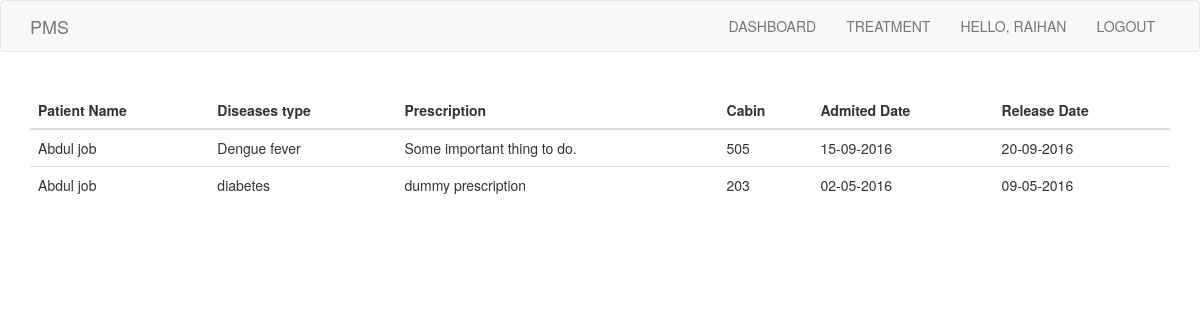
The page /doctor-dashboard.php (signed in) on the database its author committed.
### tables this page shows
CREATE TABLE `doctor` (
  `Doctor_Name` varchar(100) DEFAULT NULL,
  `d_mail` varchar(100) NOT NULL,
  `d_passw` varchar(100) NOT NULL,
  `D_id` char(9) NOT NULL,
  `Phone_No` char(11) DEFAULT NULL,
  `Department` varchar(11) DEFAULT NULL,
  `Gender` varchar(6) DEFAULT NULL
);

CREATE TABLE `treatment_info` (
  `p_id` char(10) NOT NULL,
  `d_id` char(9) NOT NULL,
  `Diseases_type` varchar(100) NOT NULL,
  `Admited_Date` varchar(50) NOT NULL,
  `cabin_no` varchar(5) NOT NULL,
  `prescription` varchar(500) NOT NULL,
  `release_date` varchar(50) NOT NULL
);

CREATE TABLE `patient` (
  `Name` varchar(100) DEFAULT NULL,
  `p_mail` varchar(100) NOT NULL,
  `p_passw` varchar(100) NOT NULL,
  `P_id` char(10) NOT NULL,
  `Contract_No` char(15) DEFAULT NULL,
  `Gender` varchar(7) DEFAULT NULL,
  `age` varchar(50) DEFAULT NULL,
  `Did` char(9) DEFAULT NULL
);

### doctor-dashboard.php (the view, shortened to what this page needs)
<?php
$mail=$_SESSION["login_data"];
$servername = "localhost";
$username = "root";
$password = "";
$dbname = "hospital_management";
$conn = new mysqli($servername, $username, $password, $dbname);
$sql = "SELECT * FROM doctor WHERE d_mail='$mail'";
$result = $conn->query($sql);
?>
<!DOCTYPE html>
<html lang="en">
<head>
    <link href="css/bootstrap.min.css" rel="stylesheet">
    <link href="css/style.css" rel="stylesheet">
</head>
<body>
<nav class="navbar navbar-default">
    <div class="container">
        <div class="navbar-header">
            <a class="navbar-brand" href="#">
                PMS
            </a>
        </div>
        <div class="collapse navbar-collapse" id="bs-example-navbar-collapse-1">
            <ul class="nav navbar-nav navbar-right text-uppercase">
                <li><a href="doctor-dashboard.php">Dashboard</a></li>
                <li><a href="treatment.php">Treatment</a></li>
                <?php if ($result->num_rows > 0) {
                    $row = $result->fetch_assoc();
                    ?>
                    <li>
                        <a href="#">Hello, <span><?php echo $row["Doctor_Name"] ?></span></a>
                    </li>
                <?php } ?>
                <li><a href="index.php">Logout</a></li>
            </ul>
        </div>
    </div>
</nav>
<?php
$sql = "select * FROM treatment_info t JOIN patient p on (t.P_id = p.p_id)";
$result = $conn->query($sql);
if ($result->num_rows > 0) {
?>
<br>
<div class="container">
    <table class="table">
        <thead>
        <th>Patient Name</th>
        <th>Diseases type</th>
        <th>Prescription</th>
        <th>Cabin</th>
        <th>Admited Date</th>
        <th>Release Date</th>
        </thead>
        <?php while ($row = $result->fetch_assoc()) { ?>
            <tr>
                <td><?php echo $row["Name"] ?></td>
                <td><?php echo $row["Diseases_type"] ?></td>
                <td><?php echo $row["prescription"] ?></td>
                <td><?php echo $row["cabin_no"] ?></td>
                <td><?php echo $row["Admited_Date"] ?></td>
                <td><?php echo $row["release_date"] ?></td>
            </tr>
            <?php
        }
        } else {
            echo "0 results";
        }
        ?>
    </table>
</div>
</body>
</html>

### rows shown on the page
doctor: Doctor_Name "RAIHAN"
treatment_info: p.Name "Abdul job", Diseases_type "Dengue fever", prescription "Some important thing to do.", cabin_no "505", Admited_Date "15-09-2016", release_date "20-09-2016"
treatment_info: p.Name "Abdul job", Diseases_type "diabetes", prescription "dummy prescription", cabin_no "203", Admited_Date "02-05-2016", release_date "09-05-2016"
